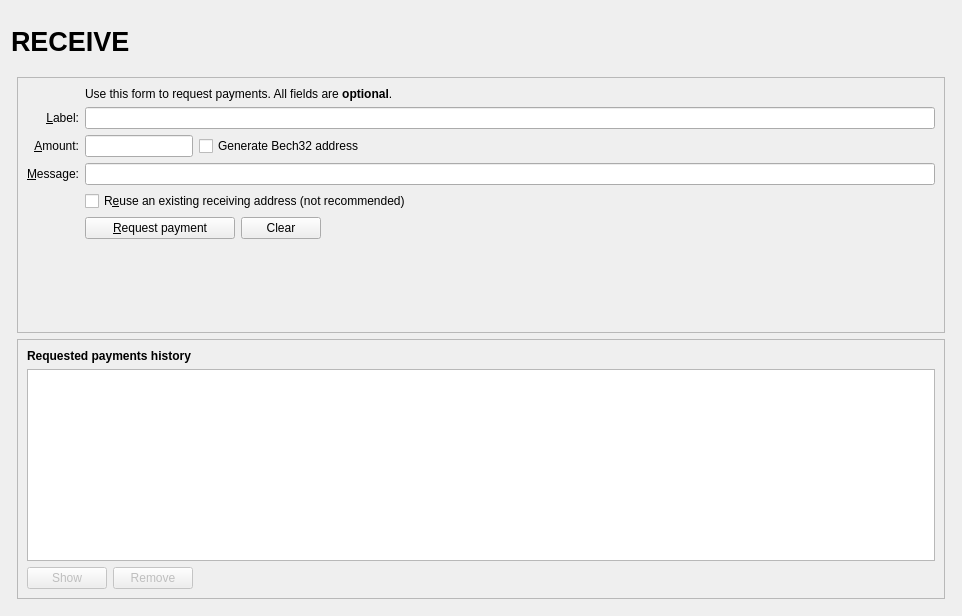
<?xml version="1.0" encoding="UTF-8"?>
<ui version="4.0">
 <class>ReceiveCoinsDialog</class>
 <widget class="QWidget" name="ReceiveCoinsDialog">
  <property name="geometry">
   <rect>
    <x>0</x>
    <y>0</y>
    <width>962</width>
    <height>616</height>
   </rect>
  </property>
  <layout class="QVBoxLayout" name="verticalLayout" stretch="0">
   <item>
    <layout class="QVBoxLayout" name="verticalLayout_Master" stretch="0,1">
     <property name="spacing">
      <number>0</number>
     </property>
     <item>
      <widget class="QFrame" name="frame_Header">
       <layout class="QVBoxLayout" name="verticalLayout_8">
        <property name="leftMargin">
         <number>0</number>
        </property>
        <property name="topMargin">
         <number>0</number>
        </property>
        <property name="rightMargin">
         <number>0</number>
        </property>
        <property name="bottomMargin">
         <number>0</number>
        </property>
        <item>
         <layout class="QHBoxLayout" name="horizontalLayout_Header" stretch="1,0,1">
          <item>
           <widget class="QLabel" name="labelOverviewHeaderLeft">
            <property name="minimumSize">
             <size>
              <width>464</width>
              <height>60</height>
             </size>
            </property>
            <property name="maximumSize">
             <size>
              <width>16777215</width>
              <height>60</height>
             </size>
            </property>
            <property name="font">
             <font>
              <pointsize>20</pointsize>
              <weight>75</weight>
              <bold>true</bold>
             </font>
            </property>
            <property name="text">
             <string>RECEIVE</string>
            </property>
           </widget>
          </item>
          <item>
           <spacer name="horizontalSpacer_3">
            <property name="orientation">
             <enum>Qt::Horizontal</enum>
            </property>
            <property name="sizeHint" stdset="0">
             <size>
              <width>40</width>
              <height>20</height>
             </size>
            </property>
           </spacer>
          </item>
          <item>
           <widget class="QLabel" name="labelOverviewHeaderRight">
            <property name="minimumSize">
             <size>
              <width>464</width>
              <height>60</height>
             </size>
            </property>
            <property name="maximumSize">
             <size>
              <width>16777215</width>
              <height>60</height>
             </size>
            </property>
            <property name="font">
             <font>
              <pointsize>14</pointsize>
             </font>
            </property>
            <property name="text">
             <string/>
            </property>
            <property name="alignment">
             <set>Qt::AlignRight|Qt::AlignTrailing|Qt::AlignVCenter</set>
            </property>
           </widget>
          </item>
         </layout>
        </item>
       </layout>
      </widget>
     </item>
     <item>
      <widget class="QFrame" name="frame_BG">
       <layout class="QVBoxLayout" name="verticalLayout_5">
        <property name="leftMargin">
         <number>6</number>
        </property>
        <property name="topMargin">
         <number>6</number>
        </property>
        <property name="rightMargin">
         <number>6</number>
        </property>
        <property name="bottomMargin">
         <number>6</number>
        </property>
        <item>
         <widget class="QFrame" name="frame2">
          <property name="sizePolicy">
           <sizepolicy hsizetype="Preferred" vsizetype="Expanding">
            <horstretch>0</horstretch>
            <verstretch>0</verstretch>
           </sizepolicy>
          </property>
          <property name="frameShape">
           <enum>QFrame::StyledPanel</enum>
          </property>
          <property name="frameShadow">
           <enum>QFrame::Sunken</enum>
          </property>
          <layout class="QVBoxLayout" name="verticalLayout_3">
           <item>
            <layout class="QGridLayout" name="gridLayout">
             <item row="7" column="2">
              <widget class="QCheckBox" name="reuseAddress">
               <property name="toolTip">
                <string>Reuse one of the previously used receiving addresses.&lt;br&gt;Reusing addresses has security and privacy issues.&lt;br&gt;Do not use this unless re-generating a payment request made before.</string>
               </property>
               <property name="text">
                <string>R&amp;euse an existing receiving address (not recommended)</string>
               </property>
              </widget>
             </item>
             <item row="7" column="0">
              <widget class="QLabel" name="label_4">
               <property name="text">
                <string/>
               </property>
              </widget>
             </item>
             <item row="6" column="0">
              <widget class="QLabel" name="label_3">
               <property name="toolTip">
                <string>An optional message to attach to the payment request, which will be displayed when the request is opened. Note: The message will not be sent with the payment over the Curium network.</string>
               </property>
               <property name="text">
                <string>&amp;Message:</string>
               </property>
               <property name="alignment">
                <set>Qt::AlignRight|Qt::AlignTrailing|Qt::AlignVCenter</set>
               </property>
               <property name="buddy">
                <cstring>reqMessage</cstring>
               </property>
              </widget>
             </item>
             <item row="4" column="2">
              <widget class="QLineEdit" name="reqLabel">
               <property name="toolTip">
                <string>An optional label to associate with the new receiving address.</string>
               </property>
              </widget>
             </item>
             <item row="6" column="2">
              <widget class="QLineEdit" name="reqMessage">
               <property name="toolTip">
                <string>An optional message to attach to the payment request, which will be displayed when the request is opened.&lt;br&gt;Note: The message will not be sent with the payment over the Curium network.</string>
               </property>
              </widget>
             </item>
             <item row="2" column="2">
              <widget class="QLabel" name="label_5">
               <property name="text">
                <string>Use this form to request payments. All fields are &lt;b&gt;optional&lt;/b&gt;.</string>
               </property>
              </widget>
             </item>
             <item row="4" column="0">
              <widget class="QLabel" name="label_2">
               <property name="toolTip">
                <string>An optional label to associate with the new receiving address.</string>
               </property>
               <property name="text">
                <string>&amp;Label:</string>
               </property>
               <property name="alignment">
                <set>Qt::AlignRight|Qt::AlignTrailing|Qt::AlignVCenter</set>
               </property>
               <property name="buddy">
                <cstring>reqLabel</cstring>
               </property>
              </widget>
             </item>
             <item row="5" column="0">
              <widget class="QLabel" name="label">
               <property name="toolTip">
                <string>An optional amount to request. Leave this empty or zero to not request a specific amount.</string>
               </property>
               <property name="text">
                <string>&amp;Amount:</string>
               </property>
               <property name="alignment">
                <set>Qt::AlignRight|Qt::AlignTrailing|Qt::AlignVCenter</set>
               </property>
               <property name="buddy">
                <cstring>reqAmount</cstring>
               </property>
              </widget>
             </item>
            <item row="5" column="2">
             <layout class="QHBoxLayout" name="horizontalLayout_6">
              <item>
               <widget class="BitcoinAmountField" name="reqAmount">
                <property name="sizePolicy">
                 <sizepolicy hsizetype="Fixed" vsizetype="Fixed">
                  <horstretch>0</horstretch>
                  <verstretch>0</verstretch>
                 </sizepolicy>
                </property>
                <property name="minimumSize">
                 <size>
                  <width>80</width>
                  <height>0</height>
                 </size>
                </property>
                <property name="maximumSize">
                 <size>
                  <width>1000</width>
                  <height>100</height>
                 </size>
                </property>
                <property name="toolTip">
                 <string>An optional amount to request. Leave this empty or zero to not request a specific amount.</string>
                </property>
               </widget>
              </item>
              <item>
               <widget class="QCheckBox" name="useBech32">
                <property name="sizePolicy">
                 <sizepolicy hsizetype="Fixed" vsizetype="Fixed">
                  <horstretch>0</horstretch>
                  <verstretch>0</verstretch>
                 </sizepolicy>
                </property>
                <property name="maximumSize">
                 <size>
                  <width>1000</width>
                  <height>16777215</height>
                 </size>
                </property>
                <property name="focusPolicy">
                 <enum>Qt::StrongFocus</enum>
                </property>
                <property name="toolTip">
                 <string>Bech32 addresses (BIP-173) are cheaper to spend from and offer better protection against typos. When unchecked a P2SH wrapped SegWit address will be created, compatible with older wallets.</string>
                </property>
                <property name="text">
                 <string>Generate Bech32 address</string>
                </property>
               </widget>
              </item>
              <item>
               <spacer name="horizontalSpacer_3">
                <property name="orientation">
                 <enum>Qt::Horizontal</enum>
                </property>
                <property name="sizeHint" stdset="0">
                 <size>
                  <width>0</width>
                  <height>0</height>
                 </size>
                </property>
               </spacer>
              </item>
             </layout>
            </item> 
           <item row="8" column="0">
              <widget class="QLabel" name="label_7">
               <property name="text">
                <string/>
               </property>
              </widget>
             </item>
             <item row="8" column="2">
              <layout class="QHBoxLayout" name="horizontalLayout">
               <item>
                <widget class="QPushButton" name="receiveButton">
                 <property name="minimumSize">
                  <size>
                   <width>150</width>
                   <height>0</height>
                  </size>
                 </property>
                 <property name="text">
                  <string>&amp;Request payment</string>
                 </property>
                 <property name="icon">
                  <iconset resource="../curium.qrc">
                   <normaloff>:/icons/receiving_addresses</normaloff>:/icons/receiving_addresses</iconset>
                 </property>
                </widget>
               </item>
               <item>
                <widget class="QPushButton" name="clearButton">
                 <property name="sizePolicy">
                  <sizepolicy hsizetype="Minimum" vsizetype="Fixed">
                   <horstretch>0</horstretch>
                   <verstretch>0</verstretch>
                  </sizepolicy>
                 </property>
                 <property name="toolTip">
                  <string>Clear all fields of the form.</string>
                 </property>
                 <property name="text">
                  <string>Clear</string>
                 </property>
                 <property name="icon">
                  <iconset resource="../curium.qrc">
                   <normaloff>:/icons/remove</normaloff>:/icons/remove</iconset>
                 </property>
                 <property name="autoDefault">
                  <bool>false</bool>
                 </property>
                </widget>
               </item>
               <item>
                <spacer name="horizontalSpacer">
                 <property name="orientation">
                  <enum>Qt::Horizontal</enum>
                 </property>
                 <property name="sizeHint" stdset="0">
                  <size>
                   <width>40</width>
                   <height>20</height>
                  </size>
                 </property>
                </spacer>
               </item>
              </layout>
             </item>
             <item row="9" column="2">
              <spacer name="verticalSpacer">
               <property name="orientation">
                <enum>Qt::Vertical</enum>
               </property>
               <property name="sizeHint" stdset="0">
                <size>
                 <width>20</width>
                 <height>40</height>
                </size>
               </property>
              </spacer>
             </item>
            </layout>
           </item>
          </layout>
         </widget>
        </item>
        <item>
         <widget class="QFrame" name="frame">
          <property name="sizePolicy">
           <sizepolicy hsizetype="Preferred" vsizetype="Expanding">
            <horstretch>0</horstretch>
            <verstretch>0</verstretch>
           </sizepolicy>
          </property>
          <property name="frameShape">
           <enum>QFrame::StyledPanel</enum>
          </property>
          <property name="frameShadow">
           <enum>QFrame::Raised</enum>
          </property>
          <layout class="QVBoxLayout" name="verticalLayout_2">
           <item>
            <widget class="QLabel" name="label_6">
             <property name="font">
              <font>
               <weight>75</weight>
               <bold>true</bold>
              </font>
             </property>
             <property name="text">
              <string>Requested payments history</string>
             </property>
            </widget>
           </item>
           <item>
            <widget class="QTableView" name="recentRequestsView">
             <property name="palette">
              <palette>
               <active>
                <colorrole role="Text">
                 <brush brushstyle="SolidPattern">
                  <color alpha="255">
                   <red>51</red>
                   <green>51</green>
                   <blue>51</blue>
                  </color>
                 </brush>
                </colorrole>
               </active>
               <inactive>
                <colorrole role="Text">
                 <brush brushstyle="SolidPattern">
                  <color alpha="255">
                   <red>51</red>
                   <green>51</green>
                   <blue>51</blue>
                  </color>
                 </brush>
                </colorrole>
               </inactive>
               <disabled>
                <colorrole role="Text">
                 <brush brushstyle="SolidPattern">
                  <color alpha="255">
                   <red>85</red>
                   <green>85</green>
                   <blue>85</blue>
                  </color>
                 </brush>
                </colorrole>
               </disabled>
              </palette>
             </property>
             <property name="contextMenuPolicy">
              <enum>Qt::CustomContextMenu</enum>
             </property>
             <property name="tabKeyNavigation">
              <bool>false</bool>
             </property>
             <property name="sortingEnabled">
              <bool>true</bool>
             </property>
            </widget>
           </item>
           <item>
            <layout class="QHBoxLayout" name="horizontalLayout_2">
             <item>
              <widget class="QPushButton" name="showRequestButton">
               <property name="enabled">
                <bool>false</bool>
               </property>
               <property name="toolTip">
                <string>Show the selected request (does the same as double clicking an entry)</string>
               </property>
               <property name="text">
                <string>Show</string>
               </property>
               <property name="icon">
                <iconset resource="../curium.qrc">
                 <normaloff>:/icons/edit</normaloff>:/icons/edit</iconset>
               </property>
               <property name="autoDefault">
                <bool>false</bool>
               </property>
              </widget>
             </item>
             <item>
              <widget class="QPushButton" name="removeRequestButton">
               <property name="enabled">
                <bool>false</bool>
               </property>
               <property name="toolTip">
                <string>Remove the selected entries from the list</string>
               </property>
               <property name="text">
                <string>Remove</string>
               </property>
               <property name="icon">
                <iconset resource="../curium.qrc">
                 <normaloff>:/icons/remove</normaloff>:/icons/remove</iconset>
               </property>
               <property name="autoDefault">
                <bool>false</bool>
               </property>
              </widget>
             </item>
             <item>
              <spacer name="horizontalSpacer_2">
               <property name="orientation">
                <enum>Qt::Horizontal</enum>
               </property>
               <property name="sizeHint" stdset="0">
                <size>
                 <width>40</width>
                 <height>20</height>
                </size>
               </property>
              </spacer>
             </item>
            </layout>
           </item>
          </layout>
         </widget>
        </item>
       </layout>
      </widget>
     </item>
    </layout>
   </item>
  </layout>
 </widget>
 <customwidgets>
  <customwidget>
   <class>BitcoinAmountField</class>
   <extends>QLineEdit</extends>
   <header>bitcoinamountfield.h</header>
   <container>1</container>
  </customwidget>
 </customwidgets>
 <tabstops>
  <tabstop>reqLabel</tabstop>
  <tabstop>reqAmount</tabstop>
  <tabstop>reqMessage</tabstop>
  <tabstop>reuseAddress</tabstop>
  <tabstop>receiveButton</tabstop>
  <tabstop>clearButton</tabstop>
  <tabstop>recentRequestsView</tabstop>
  <tabstop>showRequestButton</tabstop>
  <tabstop>removeRequestButton</tabstop>
 </tabstops>
 <resources>
  <include location="../curium.qrc"/>
 </resources>
 <connections/>
</ui>
